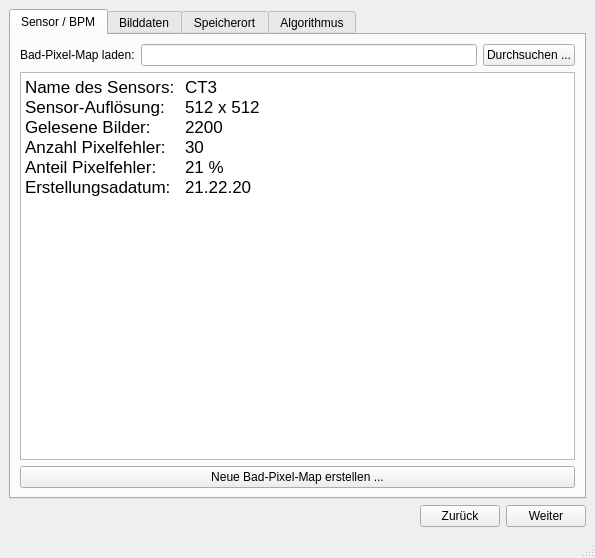
<?xml version="1.0" encoding="UTF-8"?>
<ui version="4.0">
 <class>MainWindow</class>
 <widget class="QMainWindow" name="MainWindow">
  <property name="geometry">
   <rect>
    <x>0</x>
    <y>0</y>
    <width>595</width>
    <height>558</height>
   </rect>
  </property>
  <property name="mouseTracking">
   <bool>false</bool>
  </property>
  <property name="windowTitle">
   <string>Pixelfehler Korrektur</string>
  </property>
  <widget class="QWidget" name="centralwidget">
   <layout class="QVBoxLayout" name="verticalLayout_6">
    <item>
     <layout class="QVBoxLayout" name="verticalLayout">
      <item>
       <widget class="QTabWidget" name="tabWidget">
        <property name="enabled">
         <bool>true</bool>
        </property>
        <property name="currentIndex">
         <number>0</number>
        </property>
        <widget class="QWidget" name="tabBPM">
         <attribute name="title">
          <string>Sensor / BPM</string>
         </attribute>
         <layout class="QVBoxLayout" name="verticalLayout_4">
          <item>
           <layout class="QHBoxLayout" name="horizontalLayout_10">
            <item>
             <widget class="QLabel" name="labelBPM">
              <property name="text">
               <string>Bad-Pixel-Map laden:</string>
              </property>
             </widget>
            </item>
            <item>
             <widget class="QLineEdit" name="lineEditBPM">
              <property name="readOnly">
               <bool>false</bool>
              </property>
             </widget>
            </item>
            <item>
             <widget class="QPushButton" name="pushButtonBPM">
              <property name="text">
               <string>Durchsuchen ...</string>
              </property>
              <property name="autoDefault">
               <bool>false</bool>
              </property>
              <property name="default">
               <bool>false</bool>
              </property>
              <property name="flat">
               <bool>false</bool>
              </property>
             </widget>
            </item>
           </layout>
          </item>
          <item>
           <widget class="QTextEdit" name="textEditBPM">
            <property name="verticalScrollBarPolicy">
             <enum>Qt::ScrollBarAsNeeded</enum>
            </property>
            <property name="readOnly">
             <bool>true</bool>
            </property>
            <property name="html">
             <string>&lt;!DOCTYPE HTML PUBLIC &quot;-//W3C//DTD HTML 4.0//EN&quot; &quot;http://www.w3.org/TR/REC-html40/strict.dtd&quot;&gt;
&lt;html&gt;&lt;head&gt;&lt;meta name=&quot;qrichtext&quot; content=&quot;1&quot; /&gt;&lt;style type=&quot;text/css&quot;&gt;
p, li { white-space: pre-wrap; }
&lt;/style&gt;&lt;/head&gt;&lt;body style=&quot; font-family:'.AppleSystemUIFont'; font-size:13pt; font-weight:400; font-style:normal;&quot;&gt;
&lt;p style=&quot; margin-top:0px; margin-bottom:0px; margin-left:0px; margin-right:0px; -qt-block-indent:0; text-indent:0px;&quot;&gt;Name des Sensors:	CT3&lt;/p&gt;
&lt;p style=&quot; margin-top:0px; margin-bottom:0px; margin-left:0px; margin-right:0px; -qt-block-indent:0; text-indent:0px;&quot;&gt;Sensor-Auflösung:	512 x 512&lt;/p&gt;
&lt;p style=&quot; margin-top:0px; margin-bottom:0px; margin-left:0px; margin-right:0px; -qt-block-indent:0; text-indent:0px;&quot;&gt;Gelesene Bilder:	2200&lt;/p&gt;
&lt;p style=&quot; margin-top:0px; margin-bottom:0px; margin-left:0px; margin-right:0px; -qt-block-indent:0; text-indent:0px;&quot;&gt;Anzahl Pixelfehler:	30&lt;/p&gt;
&lt;p style=&quot; margin-top:0px; margin-bottom:0px; margin-left:0px; margin-right:0px; -qt-block-indent:0; text-indent:0px;&quot;&gt;Anteil Pixelfehler:	21 %&lt;/p&gt;
&lt;p style=&quot; margin-top:0px; margin-bottom:0px; margin-left:0px; margin-right:0px; -qt-block-indent:0; text-indent:0px;&quot;&gt;Erstellungsadatum:	21.22.20&lt;/p&gt;&lt;/body&gt;&lt;/html&gt;</string>
            </property>
           </widget>
          </item>
          <item>
           <widget class="QPushButton" name="pushButton">
            <property name="text">
             <string>Neue Bad-Pixel-Map erstellen ...</string>
            </property>
           </widget>
          </item>
         </layout>
        </widget>
        <widget class="QWidget" name="tabBilddaten">
         <attribute name="title">
          <string>Bilddaten</string>
         </attribute>
         <layout class="QVBoxLayout" name="verticalLayout_3">
          <item>
           <layout class="QHBoxLayout" name="horizontalLayout_2">
            <item>
             <widget class="QLabel" name="labelBilddaten">
              <property name="text">
               <string>Ordner der Bilddaten:</string>
              </property>
             </widget>
            </item>
            <item>
             <widget class="QLineEdit" name="lineEditBilddatenDurchsuchen">
              <property name="readOnly">
               <bool>false</bool>
              </property>
             </widget>
            </item>
            <item>
             <widget class="QPushButton" name="pushButtonBilddatenDurchsuchen">
              <property name="text">
               <string>Durchsuchen ...</string>
              </property>
             </widget>
            </item>
           </layout>
          </item>
          <item>
           <layout class="QHBoxLayout" name="horizontalLayout_3">
            <item>
             <widget class="QCheckBox" name="checkBoxBilddaten">
              <property name="enabled">
               <bool>true</bool>
              </property>
              <property name="text">
               <string>Unterordner auch importieren</string>
              </property>
             </widget>
            </item>
            <item>
             <widget class="QPushButton" name="pushButtonBilddatenImportieren">
              <property name="text">
               <string>Bilder importieren</string>
              </property>
             </widget>
            </item>
           </layout>
          </item>
          <item>
           <widget class="QTableWidget" name="tableWidgetBilddaten">
            <property name="enabled">
             <bool>true</bool>
            </property>
            <property name="editTriggers">
             <set>QAbstractItemView::NoEditTriggers</set>
            </property>
            <property name="selectionMode">
             <enum>QAbstractItemView::ExtendedSelection</enum>
            </property>
            <property name="selectionBehavior">
             <enum>QAbstractItemView::SelectRows</enum>
            </property>
            <property name="showGrid">
             <bool>true</bool>
            </property>
            <property name="sortingEnabled">
             <bool>true</bool>
            </property>
            <column>
             <property name="text">
              <string>Dateiname</string>
             </property>
            </column>
            <column>
             <property name="text">
              <string>Auflösung</string>
             </property>
            </column>
            <column>
             <property name="text">
              <string>Anzahl Bilder</string>
             </property>
            </column>
            <column>
             <property name="text">
              <string>Pfad</string>
             </property>
            </column>
           </widget>
          </item>
          <item>
           <layout class="QHBoxLayout" name="horizontalLayout_5">
            <item>
             <widget class="QPushButton" name="pushButtonBilddatenAdd">
              <property name="text">
               <string>Elemente hinzufügen ...</string>
              </property>
             </widget>
            </item>
            <item>
             <widget class="QPushButton" name="pushButtonBilddatenDelete">
              <property name="text">
               <string>Elemente löschen</string>
              </property>
             </widget>
            </item>
            <item>
             <widget class="QPushButton" name="pushButtonBilddatenDeleteAll">
              <property name="text">
               <string>Gesamte Liste löschen</string>
              </property>
             </widget>
            </item>
           </layout>
          </item>
         </layout>
        </widget>
        <widget class="QWidget" name="tabSpeicherort">
         <attribute name="title">
          <string>Speicherort</string>
         </attribute>
         <layout class="QVBoxLayout" name="verticalLayout_5">
          <item>
           <layout class="QHBoxLayout" name="horizontalLayout_4">
            <item>
             <widget class="QLabel" name="label_3">
              <property name="text">
               <string>Zielverzeichnis:</string>
              </property>
             </widget>
            </item>
            <item>
             <widget class="QLineEdit" name="lineEditSpeicherort">
              <property name="readOnly">
               <bool>false</bool>
              </property>
             </widget>
            </item>
            <item>
             <widget class="QPushButton" name="pushButtonSpeicherortDurchsuchen">
              <property name="text">
               <string>Durchsuchen ...</string>
              </property>
             </widget>
            </item>
           </layout>
          </item>
         </layout>
        </widget>
        <widget class="QWidget" name="tabAlgorithmus">
         <attribute name="title">
          <string>Algorithmus</string>
         </attribute>
         <layout class="QVBoxLayout" name="verticalLayout_2">
          <item>
           <widget class="QCheckBox" name="checkBoxAlgorithmusSuchen">
            <property name="text">
             <string>Neue Pixelfehler suchen</string>
            </property>
           </widget>
          </item>
          <item>
           <widget class="QGroupBox" name="groupBoxSuchen">
            <property name="title">
             <string/>
            </property>
            <layout class="QGridLayout" name="gridLayout">
             <item row="0" column="0">
              <widget class="QCheckBox" name="checkBox_4">
               <property name="text">
                <string>Schwellwertfilter</string>
               </property>
              </widget>
             </item>
             <item row="1" column="0">
              <widget class="QCheckBox" name="checkBox_5">
               <property name="text">
                <string>Dynamic-Check</string>
               </property>
              </widget>
             </item>
             <item row="2" column="0">
              <widget class="QCheckBox" name="checkBox_6">
               <property name="text">
                <string>Moving-Window</string>
               </property>
              </widget>
             </item>
             <item row="3" column="2">
              <widget class="QPushButton" name="pushButtonAlgorithmusSuchenEinstellungen">
               <property name="text">
                <string>Weitere Einstellungen ...</string>
               </property>
              </widget>
             </item>
             <item row="3" column="0">
              <spacer name="horizontalSpacer_5">
               <property name="orientation">
                <enum>Qt::Horizontal</enum>
               </property>
               <property name="sizeHint" stdset="0">
                <size>
                 <width>40</width>
                 <height>20</height>
                </size>
               </property>
              </spacer>
             </item>
            </layout>
           </widget>
          </item>
          <item>
           <widget class="Line" name="line">
            <property name="orientation">
             <enum>Qt::Horizontal</enum>
            </property>
           </widget>
          </item>
          <item>
           <widget class="QCheckBox" name="checkBoxAlgorithmusKorrigieren">
            <property name="text">
             <string>Bilddaten korrigieren</string>
            </property>
           </widget>
          </item>
          <item>
           <widget class="QGroupBox" name="groupBoxKorrigieren">
            <property name="title">
             <string/>
            </property>
            <layout class="QGridLayout" name="gridLayout_2">
             <item row="0" column="0">
              <widget class="QRadioButton" name="radioButton_9">
               <property name="text">
                <string>Nachbar-Verfahren</string>
               </property>
              </widget>
             </item>
             <item row="1" column="0">
              <widget class="QRadioButton" name="radioButton_10">
               <property name="text">
                <string>Gradient-Verfahren</string>
               </property>
              </widget>
             </item>
             <item row="2" column="0">
              <widget class="QRadioButton" name="radioButton_11">
               <property name="text">
                <string>Nagao</string>
               </property>
              </widget>
             </item>
             <item row="3" column="0">
              <widget class="QRadioButton" name="radioButton_12">
               <property name="text">
                <string>Flat-Field-Korrektur</string>
               </property>
              </widget>
             </item>
             <item row="4" column="0">
              <spacer name="horizontalSpacer_2">
               <property name="orientation">
                <enum>Qt::Horizontal</enum>
               </property>
               <property name="sizeHint" stdset="0">
                <size>
                 <width>299</width>
                 <height>20</height>
                </size>
               </property>
              </spacer>
             </item>
             <item row="4" column="1">
              <widget class="QPushButton" name="pushButtonAlgorithmusKorrigierenEinstellungen">
               <property name="text">
                <string>Weitere Einstellungen ...</string>
               </property>
              </widget>
             </item>
            </layout>
           </widget>
          </item>
          <item>
           <spacer name="verticalSpacer">
            <property name="orientation">
             <enum>Qt::Vertical</enum>
            </property>
            <property name="sizeHint" stdset="0">
             <size>
              <width>20</width>
              <height>40</height>
             </size>
            </property>
           </spacer>
          </item>
         </layout>
        </widget>
       </widget>
      </item>
      <item>
       <layout class="QHBoxLayout" name="horizontalLayout">
        <item>
         <spacer name="horizontalSpacer">
          <property name="orientation">
           <enum>Qt::Horizontal</enum>
          </property>
          <property name="sizeHint" stdset="0">
           <size>
            <width>40</width>
            <height>20</height>
           </size>
          </property>
         </spacer>
        </item>
        <item>
         <widget class="QPushButton" name="pushButtonMainBack">
          <property name="text">
           <string>Zurück</string>
          </property>
         </widget>
        </item>
        <item>
         <widget class="QPushButton" name="pushButtonMainForward">
          <property name="text">
           <string>Weiter</string>
          </property>
          <property name="default">
           <bool>false</bool>
          </property>
         </widget>
        </item>
       </layout>
      </item>
     </layout>
    </item>
   </layout>
  </widget>
  <widget class="QMenuBar" name="menubar">
   <property name="geometry">
    <rect>
     <x>0</x>
     <y>0</y>
     <width>595</width>
     <height>22</height>
    </rect>
   </property>
  </widget>
  <widget class="QStatusBar" name="statusbar"/>
 </widget>
 <tabstops>
  <tabstop>tabWidget</tabstop>
  <tabstop>lineEditBilddatenDurchsuchen</tabstop>
  <tabstop>pushButtonBilddatenDurchsuchen</tabstop>
  <tabstop>checkBoxBilddaten</tabstop>
  <tabstop>pushButtonBilddatenImportieren</tabstop>
  <tabstop>tableWidgetBilddaten</tabstop>
  <tabstop>pushButtonBilddatenDelete</tabstop>
  <tabstop>pushButtonBilddatenDeleteAll</tabstop>
  <tabstop>lineEditSpeicherort</tabstop>
  <tabstop>pushButtonSpeicherortDurchsuchen</tabstop>
  <tabstop>pushButtonMainBack</tabstop>
  <tabstop>pushButtonMainForward</tabstop>
 </tabstops>
 <resources/>
 <connections/>
</ui>
